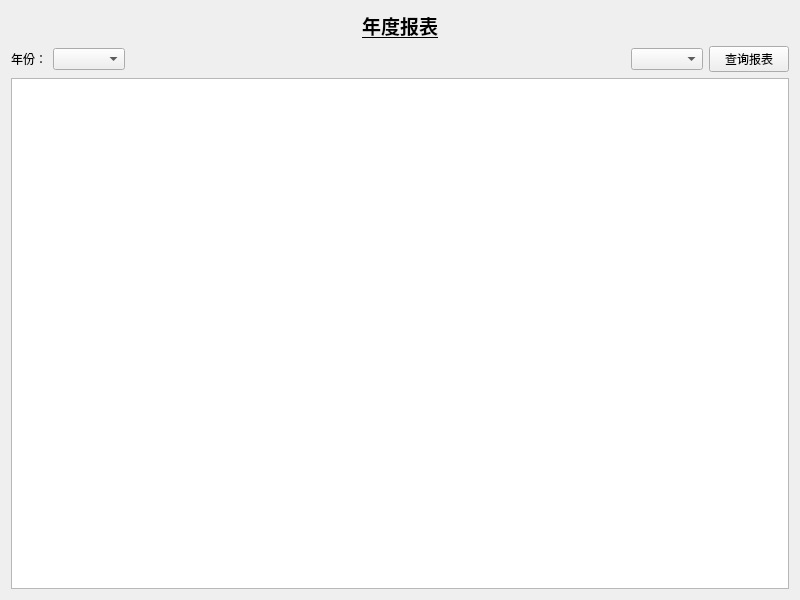
<?xml version="1.0" encoding="UTF-8"?>
<ui version="4.0">
 <class>YearBillReportWidget</class>
 <widget class="QWidget" name="YearBillReportWidget">
  <property name="geometry">
   <rect>
    <x>0</x>
    <y>0</y>
    <width>800</width>
    <height>600</height>
   </rect>
  </property>
  <property name="sizePolicy">
   <sizepolicy hsizetype="Expanding" vsizetype="Expanding">
    <horstretch>0</horstretch>
    <verstretch>0</verstretch>
   </sizepolicy>
  </property>
  <property name="minimumSize">
   <size>
    <width>800</width>
    <height>600</height>
   </size>
  </property>
  <property name="windowTitle">
   <string>Form</string>
  </property>
  <layout class="QGridLayout" name="gridLayout">
   <item row="0" column="0">
    <layout class="QVBoxLayout" name="verticalLayout">
     <item>
      <widget class="QLabel" name="label">
       <property name="font">
        <font>
         <family>Calibri</family>
         <pointsize>14</pointsize>
         <weight>75</weight>
         <bold>true</bold>
         <underline>true</underline>
        </font>
       </property>
       <property name="text">
        <string>年度报表</string>
       </property>
       <property name="alignment">
        <set>Qt::AlignCenter</set>
       </property>
      </widget>
     </item>
     <item>
      <layout class="QHBoxLayout" name="horizontalLayout">
       <item>
        <widget class="QLabel" name="label_2">
         <property name="text">
          <string>年份：</string>
         </property>
        </widget>
       </item>
       <item>
        <widget class="QComboBox" name="yearomboBox"/>
       </item>
       <item>
        <spacer name="horizontalSpacer">
         <property name="orientation">
          <enum>Qt::Horizontal</enum>
         </property>
         <property name="sizeHint" stdset="0">
          <size>
           <width>40</width>
           <height>20</height>
          </size>
         </property>
        </spacer>
       </item>
       <item>
        <widget class="QComboBox" name="feeTypeComboBox"/>
       </item>
       <item>
        <widget class="QPushButton" name="selectPushButton">
         <property name="text">
          <string>查询报表</string>
         </property>
        </widget>
       </item>
      </layout>
     </item>
     <item>
      <widget class="QTableView" name="tableView"/>
     </item>
    </layout>
   </item>
  </layout>
 </widget>
 <resources/>
 <connections/>
</ui>
